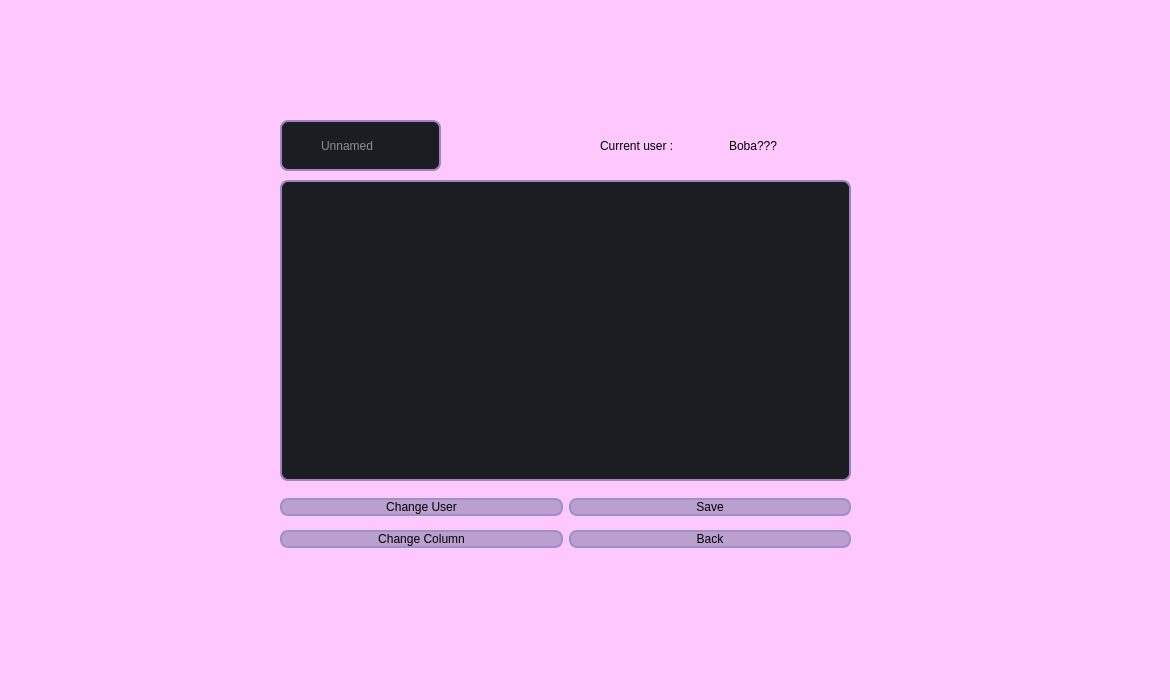
<?xml version="1.0" encoding="UTF-8"?>
<ui version="4.0">
 <class>cell</class>
 <widget class="QDialog" name="cell">
  <property name="geometry">
   <rect>
    <x>0</x>
    <y>0</y>
    <width>1170</width>
    <height>700</height>
   </rect>
  </property>
  <property name="maximumSize">
   <size>
    <width>1170</width>
    <height>700</height>
   </size>
  </property>
  <property name="windowTitle">
   <string>TaskManager</string>
  </property>
  <property name="windowIcon">
   <iconset resource="../../other/resource.qrc">
    <normaloff>:/res/windows.ico</normaloff>:/res/windows.ico</iconset>
  </property>
  <property name="styleSheet">
   <string notr="true">background-color: rgb(254, 200, 255);</string>
  </property>
  <widget class="QLineEdit" name="Header">
   <property name="geometry">
    <rect>
     <x>280</x>
     <y>120</y>
     <width>161</width>
     <height>51</height>
    </rect>
   </property>
   <property name="maximumSize">
    <size>
     <width>1170</width>
     <height>700</height>
    </size>
   </property>
   <property name="styleSheet">
    <string notr="true">QLineEdit {
	border: 2px solid rgb(156, 132, 192);
	border-radius: 8px;
	padding-left: auto;
    padding-right: auto;
	color: rgb(255, 255, 255);
	background-color: rgb(27, 29, 35);
	font: 600 11pt &quot;Montserrat SemiBold&quot;;
}
QLineEdit:hover {
	border: 2px solid rgb(48, 50, 62);
}
QLineEdit:focus {
	border: 2px solid rgb(48, 50, 62);
	background-color: rgb(43, 45, 56);
}


</string>
   </property>
   <property name="text">
    <string/>
   </property>
   <property name="maxLength">
    <number>12</number>
   </property>
   <property name="placeholderText">
    <string>Unnamed</string>
   </property>
  </widget>
  <widget class="QPlainTextEdit" name="Text">
   <property name="geometry">
    <rect>
     <x>280</x>
     <y>180</y>
     <width>571</width>
     <height>301</height>
    </rect>
   </property>
   <property name="styleSheet">
    <string notr="true">QPlainTextEdit {
	border: 2px solid rgb(156, 132, 192);
	border-radius: 8px;
	padding-left: auto;
    padding-right: auto;
	color: rgb(255, 255, 255);
	background-color: rgb(27, 29, 35);
	font: 600 11pt &quot;Montserrat SemiBold&quot;;
}
QLineEdit:hover {
	border: 2px solid rgb(48, 50, 62);
}
QLineEdit:focus {
	border: 2px solid rgb(48, 50, 62);
	background-color: rgb(43, 45, 56);
}


</string>
   </property>
   <property name="plainText">
    <string/>
   </property>
   <property name="placeholderText">
    <string>Enter Text</string>
   </property>
  </widget>
  <widget class="QWidget" name="layoutWidget">
   <property name="geometry">
    <rect>
     <x>600</x>
     <y>120</y>
     <width>251</width>
     <height>51</height>
    </rect>
   </property>
   <layout class="QHBoxLayout" name="horizontalLayout_2">
    <item>
     <widget class="QLabel" name="label_unused">
      <property name="styleSheet">
       <string notr="true">QLabel {
	font: 600 10pt &quot;Montserrat SemiBold&quot;;
}</string>
      </property>
      <property name="text">
       <string>Current user :</string>
      </property>
     </widget>
    </item>
    <item>
     <widget class="QLabel" name="label_cur_user">
      <property name="styleSheet">
       <string notr="true">QLabel {
	font: 600 10pt &quot;Montserrat SemiBold&quot;;
}</string>
      </property>
      <property name="text">
       <string>Boba???</string>
      </property>
     </widget>
    </item>
   </layout>
  </widget>
  <widget class="QWidget" name="layoutWidget">
   <property name="geometry">
    <rect>
     <x>280</x>
     <y>490</y>
     <width>571</width>
     <height>67</height>
    </rect>
   </property>
   <layout class="QHBoxLayout" name="horizontalLayout">
    <item>
     <layout class="QVBoxLayout" name="verticalLayout">
      <item>
       <widget class="QPushButton" name="btn_Change_User">
        <property name="styleSheet">
         <string notr="true">QPushButton {
 border: 2px solid  rgb(155, 144, 200);
 border-radius: 8px;
 padding-left: auto;
    padding-right: auto;
 color: rgb(0, 0, 0);
 background-color: rgb(187, 159, 207);
 font: 600 12pt &quot;Montserrat SemiBold&quot;;
}
QPushButton:hover {
 border: 2px solid rgb(156, 132, 192);
 background-color: rgb(156, 132, 192);
}
QPushButton:focus {
 border: 2px solid rgb(109, 86, 154);
 background-color: rgb(109, 86, 154);
}</string>
        </property>
        <property name="text">
         <string>Change User</string>
        </property>
       </widget>
      </item>
      <item>
       <widget class="QPushButton" name="btn_change_column">
        <property name="styleSheet">
         <string notr="true">QPushButton {
 border: 2px solid  rgb(155, 144, 200);
 border-radius: 8px;
 padding-left: auto;
    padding-right: auto;
 color: rgb(0, 0, 0);
 background-color: rgb(187, 159, 207);
 font: 600 12pt &quot;Montserrat SemiBold&quot;;
}
QPushButton:hover {
 border: 2px solid rgb(156, 132, 192);
 background-color: rgb(156, 132, 192);
}
QPushButton:focus {
 border: 2px solid rgb(109, 86, 154);
 background-color: rgb(109, 86, 154);
}</string>
        </property>
        <property name="text">
         <string>Change Column</string>
        </property>
       </widget>
      </item>
     </layout>
    </item>
    <item>
     <layout class="QVBoxLayout" name="verticalLayout_2">
      <item>
       <widget class="QPushButton" name="btn_Save">
        <property name="styleSheet">
         <string notr="true">QPushButton {
 border: 2px solid  rgb(155, 144, 200);
 border-radius: 8px;
 padding-left: auto;
    padding-right: auto;
 color: rgb(0, 0, 0);
 background-color: rgb(187, 159, 207);
 font: 600 12pt &quot;Montserrat SemiBold&quot;;
}
QPushButton:hover {
 border: 2px solid rgb(156, 132, 192);
 background-color: rgb(156, 132, 192);
}
QPushButton:focus {
 border: 2px solid rgb(109, 86, 154);
 background-color: rgb(109, 86, 154);
}</string>
        </property>
        <property name="text">
         <string>Save</string>
        </property>
       </widget>
      </item>
      <item>
       <widget class="QPushButton" name="btn_back">
        <property name="styleSheet">
         <string notr="true">QPushButton {
 border: 2px solid  rgb(155, 144, 200);
 border-radius: 8px;
 padding-left: auto;
    padding-right: auto;
 color: rgb(0, 0, 0);
 background-color: rgb(187, 159, 207);
 font: 600 12pt &quot;Montserrat SemiBold&quot;;
}
QPushButton:hover {
 border: 2px solid rgb(156, 132, 192);
 background-color: rgb(156, 132, 192);
}
QPushButton:focus {
 border: 2px solid rgb(109, 86, 154);
 background-color: rgb(109, 86, 154);
}</string>
        </property>
        <property name="text">
         <string>Back</string>
        </property>
       </widget>
      </item>
     </layout>
    </item>
   </layout>
  </widget>
 </widget>
 <resources>
  <include location="../../other/resource.qrc"/>
 </resources>
 <connections/>
</ui>
